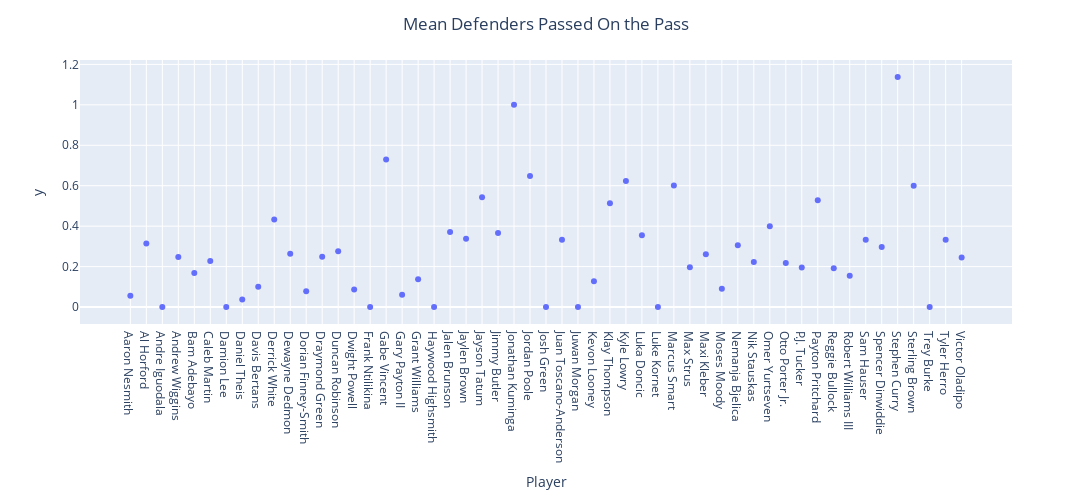

Notebook cell for this chart:
### Code cell
fig = px.scatter(x = means_player.index, y = means_player.values)
fig.update_layout(width=1200, height=500,  
                  title='Mean Defenders Passed On the Pass', title_x=0.5,
                  xaxis_title="Player") #template='plotly_dark',
#fig.update_traces(textfont_size=11, marker=dict(size=10), textposition=improve_text_position(df['reb']))
fig.show()

### Figure 1 — Plotly figure (JSON) as saved in the notebook; plotly's stock layout.template omitted (floating-point values rounded to 4 significant figures)
{"data": [{"hovertemplate": "x=%{x}<br>y=%{y}<extra></extra>", "legendgroup": "", "marker": {"color": "#636efa", "symbol": "circle"}, "mode": "markers", "name": "", "orientation": "v", "showlegend": false, "type": "scatter", "x": ["Aaron Nesmith", "Al Horford", "Andre Iguodala", "Andrew Wiggins", "Bam Adebayo", "Caleb Martin", "Damion Lee", "Daniel Theis", "Davis Bertans", "Derrick White", "Dewayne Dedmon", "Dorian Finney-Smith", "Draymond Green", "Duncan Robinson", "Dwight Powell", "Frank Ntilikina", "Gabe Vincent", "Gary Payton II", "Grant Williams", "Haywood Highsmith", "Jalen Brunson", "Jaylen Brown", "Jayson Tatum", "Jimmy Butler", "Jonathan Kuminga", "Jordan Poole", "Josh Green", "Juan Toscano-Anderson", "Juwan Morgan", "Kevon Looney", "Klay Thompson", "Kyle Lowry", "Luka Doncic", "Luke Kornet", "Marcus Smart", "Max Strus", "Maxi Kleber", "Moses Moody", "Nemanja Bjelica", "Nik Stauskas", "Omer Yurtseven", "Otto Porter Jr.", "P.J. Tucker", "Payton Pritchard", "Reggie Bullock", "Robert Williams III", "Sam Hauser", "Spencer Dinwiddie", "Stephen Curry", "Sterling Brown", "Trey Burke", "Tyler Herro", "Victor Oladipo"], "xaxis": "x", "y": [0.05556, 0.3143, 0, 0.2477, 0.1688, 0.2273, 0, 0.03704, 0.1, 0.4333, 0.2632, 0.07843, 0.2488, 0.2759, 0.08696, 0, 0.7297, 0.06061, 0.1379, 0, 0.371, 0.3377, 0.5435, 0.3662, 1, 0.6486, 0, 0.3333, 0, 0.1271, 0.5139, 0.6232, 0.3548, 0, 0.6012, 0.1967, 0.2609, 0.09091, 0.3056, 0.2222, 0.4, 0.2174, 0.1957, 0.5286, 0.1915, 0.1545, 0.3333, 0.2973, 1.138, 0.6, 0, 0.3333, 0.2444], "yaxis": "y"}], "layout": {"height": 500, "legend": {"tracegroupgap": 0}, "margin": {"t": 60}, "title": {"text": "Mean Defenders Passed On the Pass", "x": 0.5}, "width": 1200, "xaxis": {"anchor": "y", "domain": [0, 1], "title": {"text": "Player"}}, "yaxis": {"anchor": "x", "domain": [0, 1], "title": {"text": "y"}}}}
